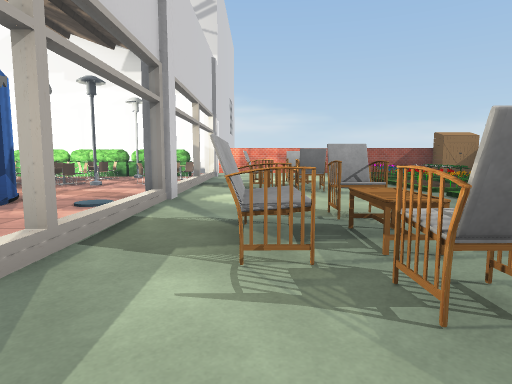
View 1 (above)

21 first-person views from a walk through a scene from a Unity 3-D project. The camera is 1.3 m above the floor, tilts 6° down and sees 75° across. The floor is counted in squares, 2 m on a side. Each view is taken from the middle of a square. On the plan, view 1 faces up. The plan holds only what a view shows up to about 10 squares ahead; the rest is blank. The place goes on beyond the plan. The player is left out. Some animated figures are not drawn. Door leaves are left out, so doorways stand open. Some surface patterns are stand-ins.

View 2
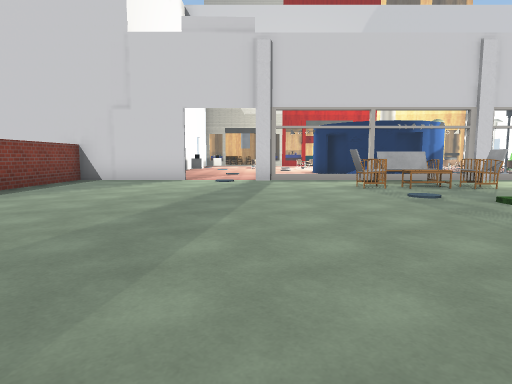

View 3
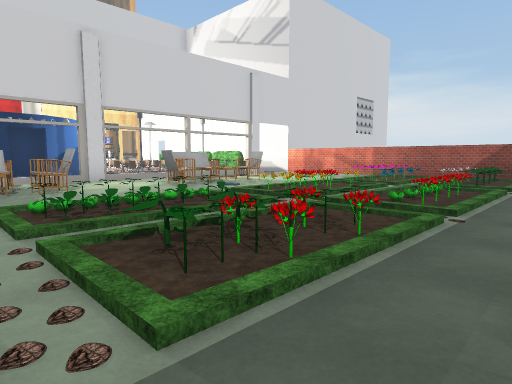

View 4
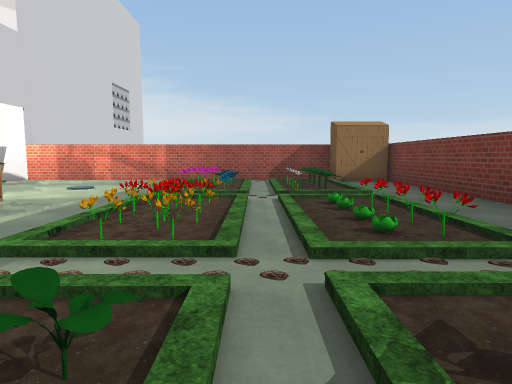

View 5
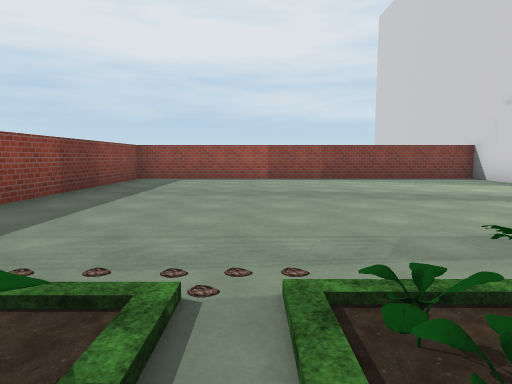

View 6
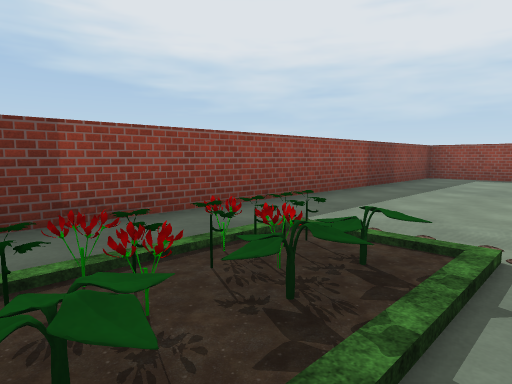

View 7
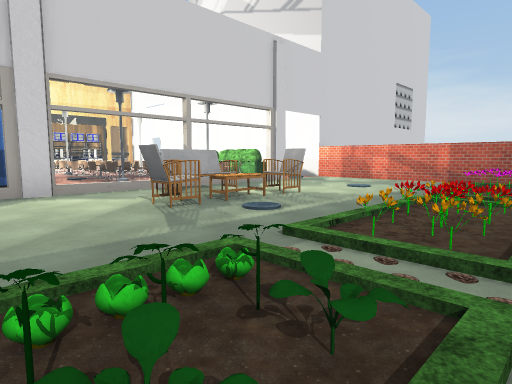

View 8
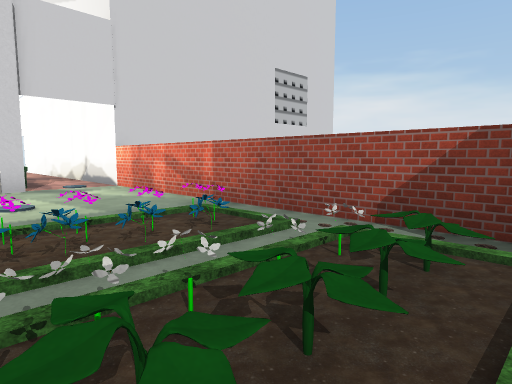

View 9
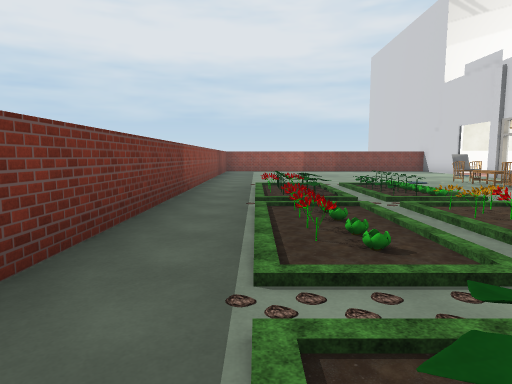

View 10
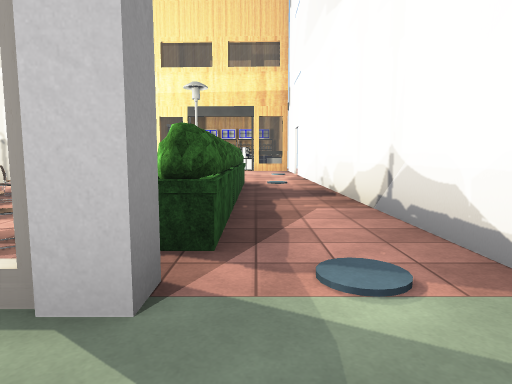

View 11
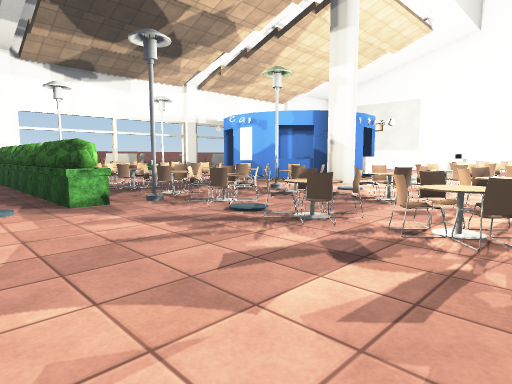

View 12
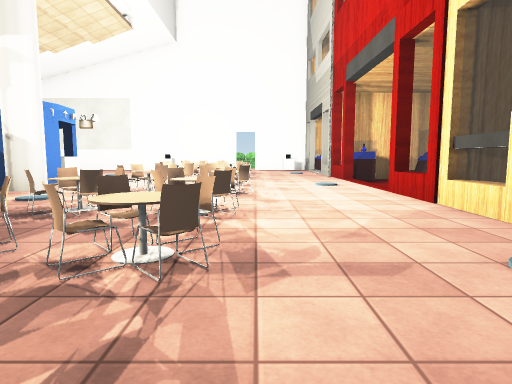

View 13
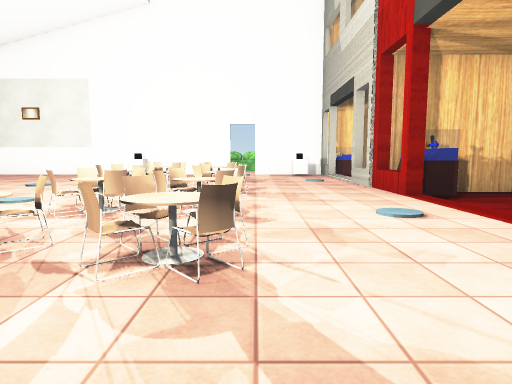

View 14
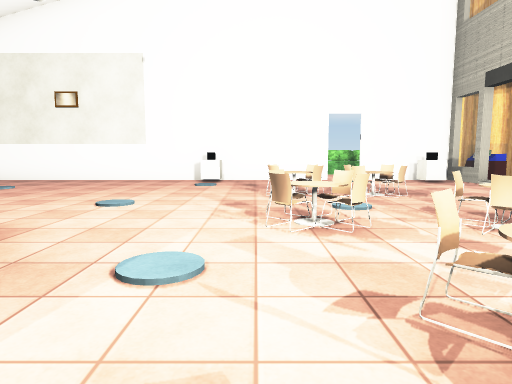

View 15
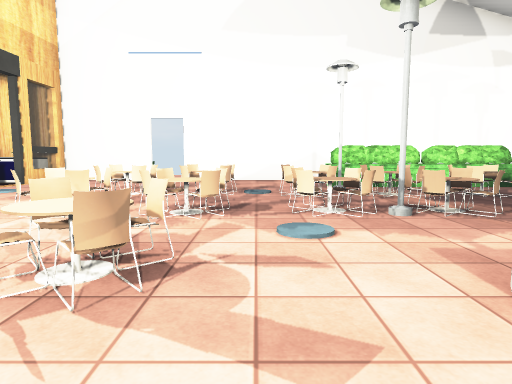

View 16
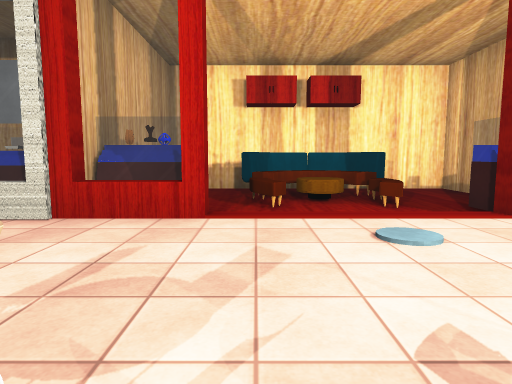

View 17
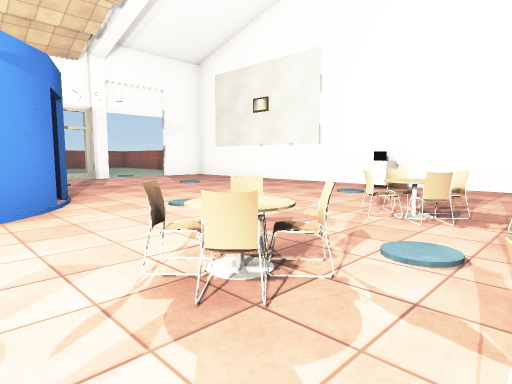

View 18
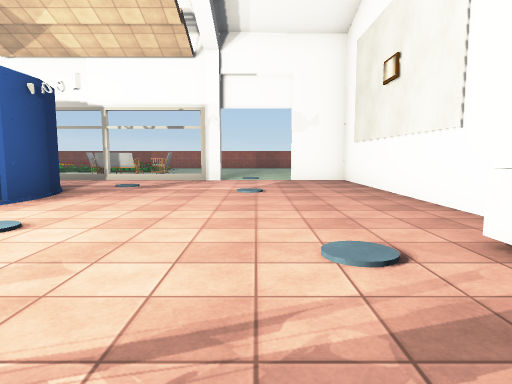

View 19
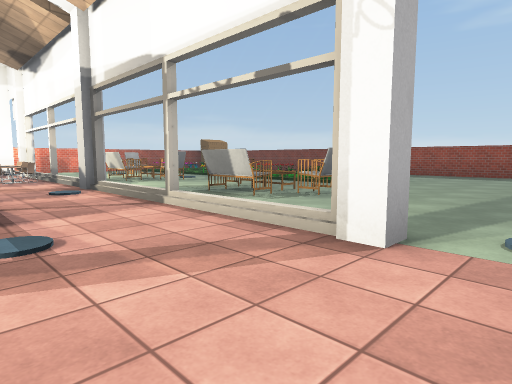

View 20
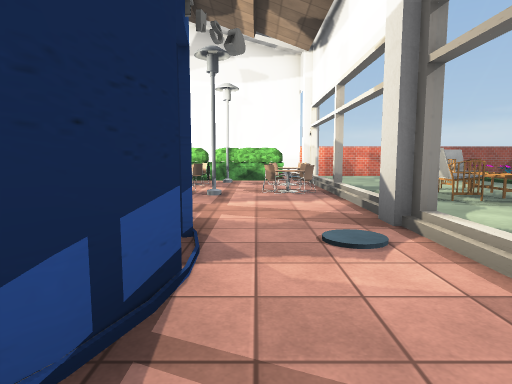

View 21
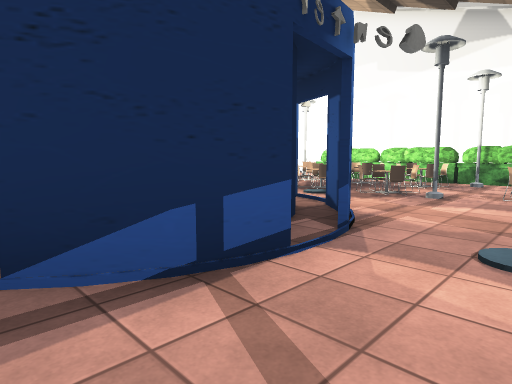

### Floor plan
Key: @ floor where view 1 was taken; # wall or solid block; x gap in a wall; . main floor; - floor 0.25 m lower than the main floor; / step, stairs or slope; D open door; = window, fence, low wall or low ledge; B bush; C cube; S sink; O other object.
Columns run from 20 left of view 1 to 9 right of it. Each row starts with its distance up from view 1.
 14      ##xx###################
 13    #S#............DD...////OO#
 12       ............DD.../O/O/.#
 11      .......BBBBBB.#.../O/O/.#
 10      ...OO.OO.OO..O..../O/O/.#
  9      .............O..O./O///.#
  8     =...OO.OO.OOO.O.OO./O/O/.#
  7 ## #=..............=OO./O/O/.#
  6 # -#=..OOO...##....=.O./////.#
  5 #OOOD.......#####..#.../O/O/.#
  4 #OO-D...OO..#   #..=.O./O/OO.#
  3 #OOOD.......## ##..=OO./O/O/.#
  2 # -#=...OOO..###...=OO.......#
  1   ###..............=.O.......#
  0     =..............=@........#
 -1      D..OO........DD.........#
 -2      D............DD.........#
 -3     DD.. .........DD.........#
 -4    #=OO  # C########.........#
 -5    ###### ###      #.........#
 -6                    ###########

Positions as (right, up) in squares from view 1, and headings:
1: (0, 0), facing up
2: (8, -1), facing left
3: (8, 2), facing up-left
4: (5, 4), facing up
5: (5, 4), facing down
6: (5, 5), facing down-right
7: (5, 4), facing up-left
8: (7, 10), facing up-left
9: (7, 11), facing down
10: (0, 12), facing left
11: (-13, 13), facing down-right
12: (-13, 12), facing down
13: (-13, 8), facing down
14: (-10, 5), facing down
15: (-10, 4), facing up
16: (-12, 3), facing left
17: (-12, 3), facing down-right
18: (-11, -2), facing right
19: (-4, -2), facing up-right
20: (-3, 2), facing up
21: (-2, 2), facing up-left
